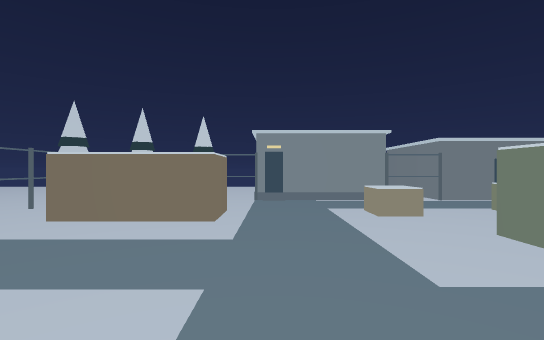
view 1 (above)

15 first-person views from a walk through a 3-D level made in the Godot game engine. The camera is 1.5 m above the floor, looks level and sees 85° across. The floor is counted in squares, 2 m on a side. Each view is taken from the middle of a square. On the plan, view 1 faces up. The plan holds only what a view shows up to about 10 squares ahead; the rest is blank. The place goes on beyond the plan.

view 2
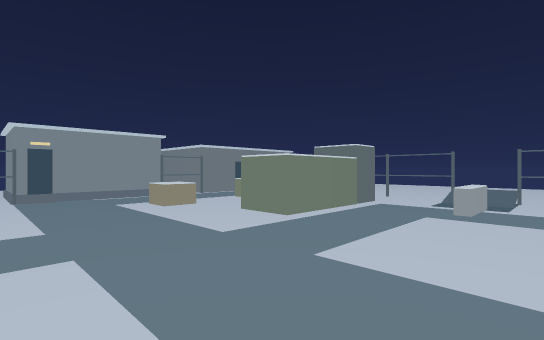

view 3
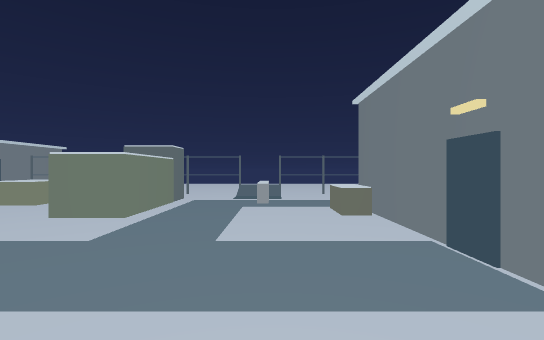

view 4
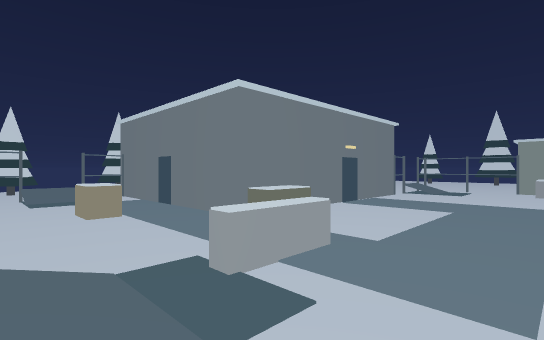

view 5
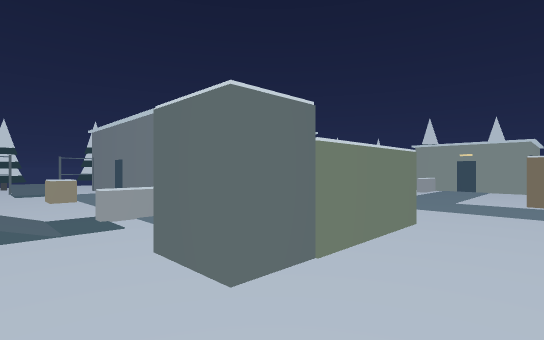

view 6
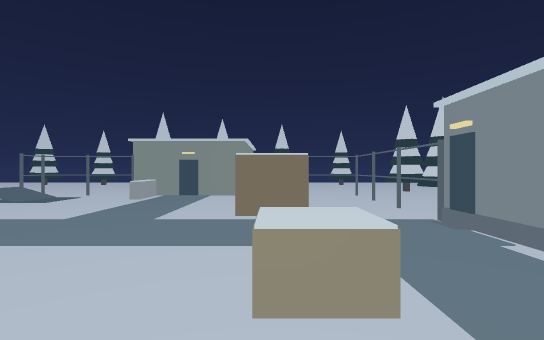

view 7
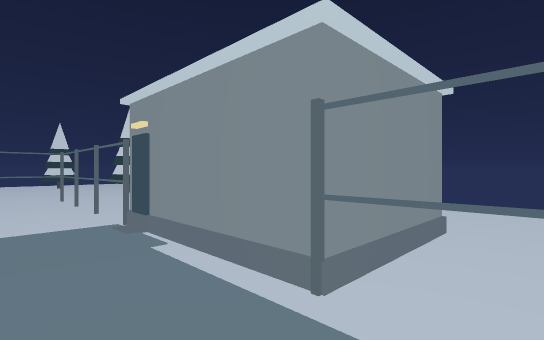

view 8
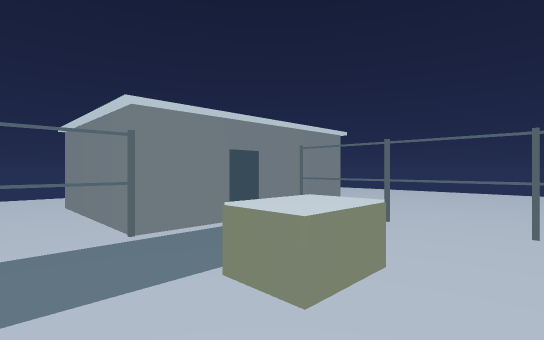

view 9
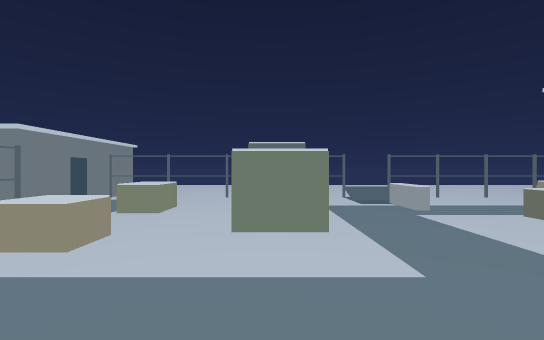

view 10
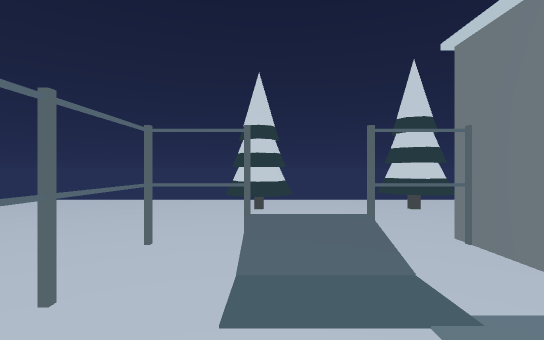

view 11
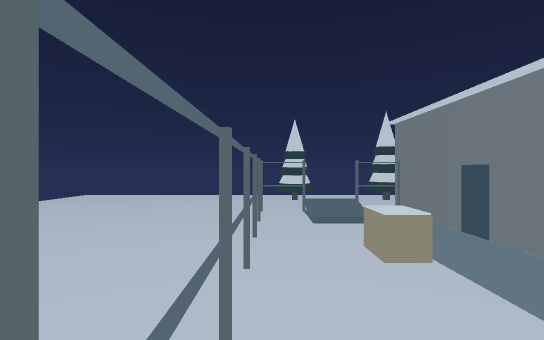

view 12
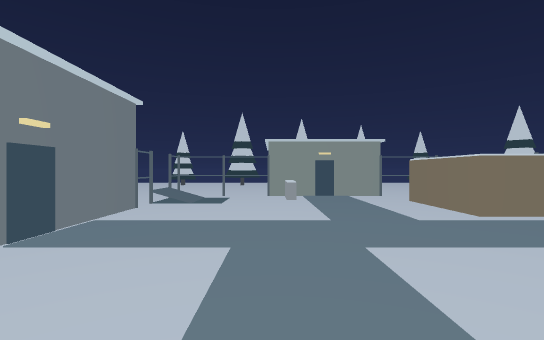

view 13
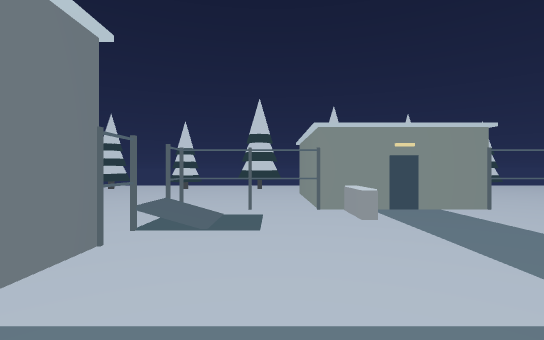

view 14
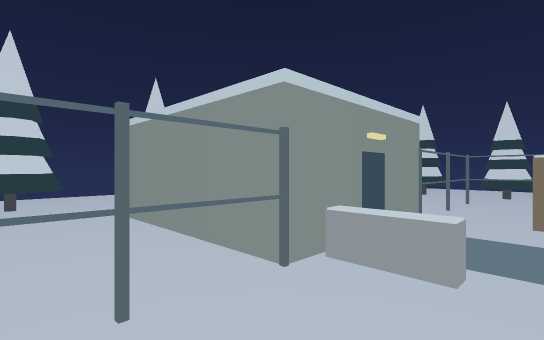

view 15
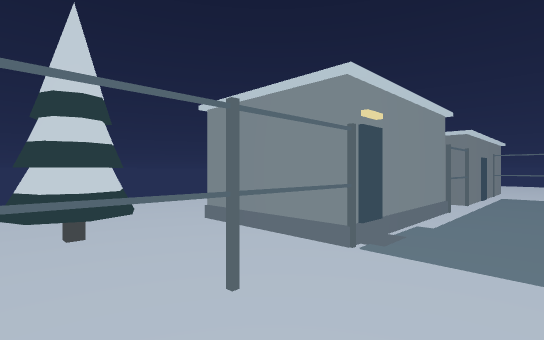

### Floor plan
Key: @ floor where view 1 was taken; # wall or solid block; . floor; / step, stairs or slope; D closed door; = window, fence, low wall or low ledge; ^ raised ledge; B block; T thing the floor can be seen under or through; P pallet; C crate; Y cylinder.
Columns run from 7 left of view 1 to 9 right of it. Each row starts with its distance up from view 1.
 10 YYYYYY B  B#
  9 YYYYYY.B  B#
  8  ..####BBBB######
  7  .T....D.....D.=.
  6  .T......P.....=.
  5  .T.###..P..C..=.
  4   T............=.
  3   D.......###..=.
  2   D............=.
  1 ###=..........//.
  0  .T....@....^.//.
 -1  .T//..........=
 -2  .T//##DD###...=.
 -3  ...       #PP.=.
 -4            D...=.
 -5            D...=.
 -6            #//.=.
 -7            #//...
 -8           .......
 -9           YY YY

Where each view was taken, in squares from view 1:
view 1: 0 up, 0 right, facing up
view 2: 1 down, 1 left, facing up-right
view 3: 0 up, 2 left, facing right
view 4: 2 up, 7 right, facing down-left
view 5: 5 up, 7 right, facing down-left
view 6: 5 up, 4 right, facing left
view 7: 6 up, 4 right, facing up-left
view 8: 4 up, 3 right, facing up-right
view 9: 3 up, 1 left, facing right
view 10: 4 down, 6 right, facing down
view 11: 0 up, 7 right, facing down
view 12: 1 up, 4 right, facing left
view 13: 0 up, 1 right, facing left
view 14: 1 down, 3 left, facing up-left
view 15: 6 up, 3 left, facing up-right
